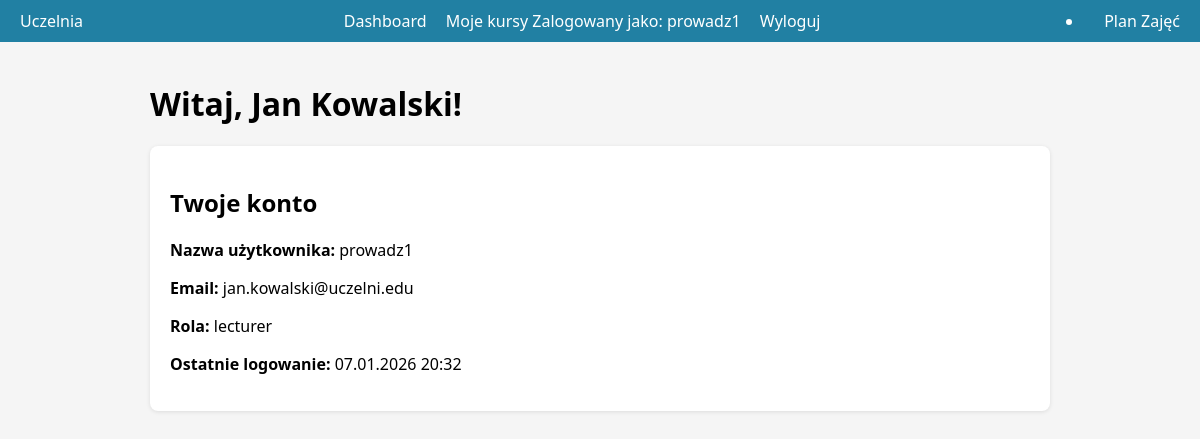
Before: /dashboard (signed in) with the older database file.
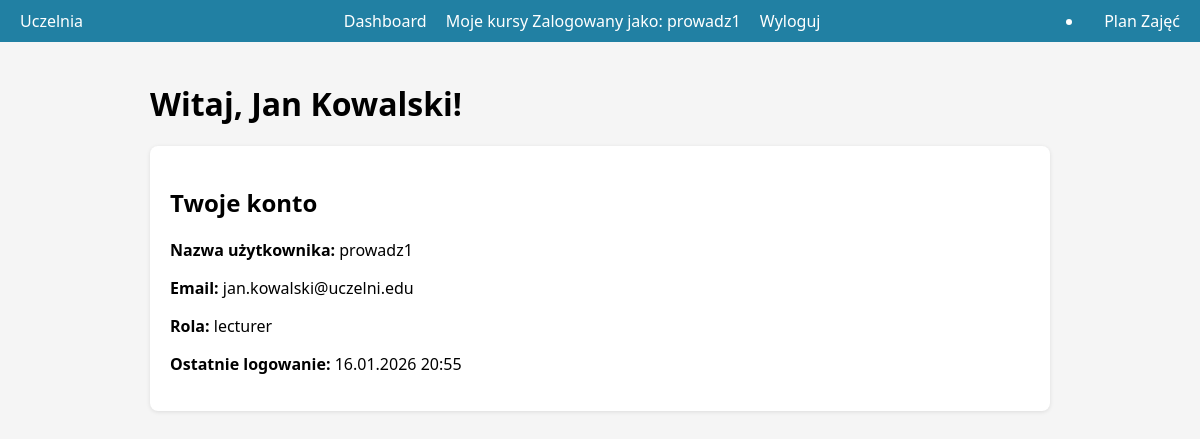
After: the same page with the newer database file.
### app/models.py (models this page shows, shortened)
class User(db.Model):
    __tablename__ = "users"
    id = db.Column(db.Integer, primary_key=True)
    username = db.Column(db.String(50), unique=True, nullable=False, index=True)
    email = db.Column(db.String(100), unique=True, nullable=False, index=True)
    password_hash = db.Column(db.String(255), nullable=False)
    first_name = db.Column(db.String(50), nullable=False)
    last_name = db.Column(db.String(50), nullable=False)
    role = db.Column(db.Enum(UserRole), default=UserRole.STUDENT, nullable=False)
    is_active = db.Column(db.Boolean, default=True)
    created_at = db.Column(db.DateTime, default=datetime.now)
    last_login = db.Column(db.DateTime, nullable=True)
    @property
    def full_name(self) -> str:
        return f"{self.first_name} {self.last_name}"
    def is_admin(self) -> bool:
        return self.role == UserRole.ADMIN
    def is_lecturer(self) -> bool:
        return self.role == UserRole.LECTURER
    def is_student(self) -> bool:
        return self.role == UserRole.STUDENT

### app/routes.py (the view)
@main_bp.route("/dashboard")
def dashboard():
    user_id = session.get("user_id")
    if not user_id:
        return redirect(url_for("auth.login"))
    user = User.query.get(user_id)
    return render_template("dashboard.html", user=user)

### app/templates/dashboard.html (shortened to what this page needs)
{% extends "base.html" %}
{% block content %}
<h1>Witaj, {{ user.full_name }}!</h1>
<div class="grid">
    <div class="card">
        <h2>Twoje konto</h2>
        <p><strong>Nazwa użytkownika:</strong> {{ user.username }}</p>
        <p><strong>Email:</strong> {{ user.email }}</p>
        <p><strong>Rola:</strong> {{ user.role.value }}</p>
        {% if user.last_login %}
        <p><strong>Ostatnie logowanie:</strong> {{ user.last_login.strftime("%d.%m.%Y %H:%M") }}</p>
        {% endif %}
    </div>
</div>
{% endblock %}

### app/templates/base.html (shortened to what this page needs)
<!DOCTYPE html>
<html lang="pl">
<head>
    <link rel="stylesheet" href="{{ url_for('static', filename='css/style.css') }}">
</head>
<body>
    {% if session.get('user_id') %}
    <nav class="navbar">
    <div class="navbar-brand">Uczelnia</div>
    <div class="navbar-menu">
    <a href="{{ url_for('main.dashboard') }}">Dashboard</a>
    {% if session.get('role') == 'admin' %}
        <a href="{{ url_for('main.admin_panel') }}">Panel administratora</a>
    {% elif session.get('role') == 'lecturer' %}
        <a href="{{ url_for('main.lecturer_courses') }}">Moje kursy</a>
    {% endif %}
    <span>Zalogowany jako: {{ session.get('username') }}</span>
    <a href="{{ url_for('auth.logout') }}">Wyloguj</a>
</div>
<li class="nav-item">
    <a class="nav-link" href="{{ url_for('main.calendar_view') }}">
         Plan Zajęć
    </a>
</li>
</nav>
    {% endif %}
    <main class="container">
        {% block content %}{% endblock %}
    </main>
</body>
</html>

Changed rows visible on the page:
changed User "Jan Kowalski": last_login "07.01.2026 20:32" → "16.01.2026 20:55"
